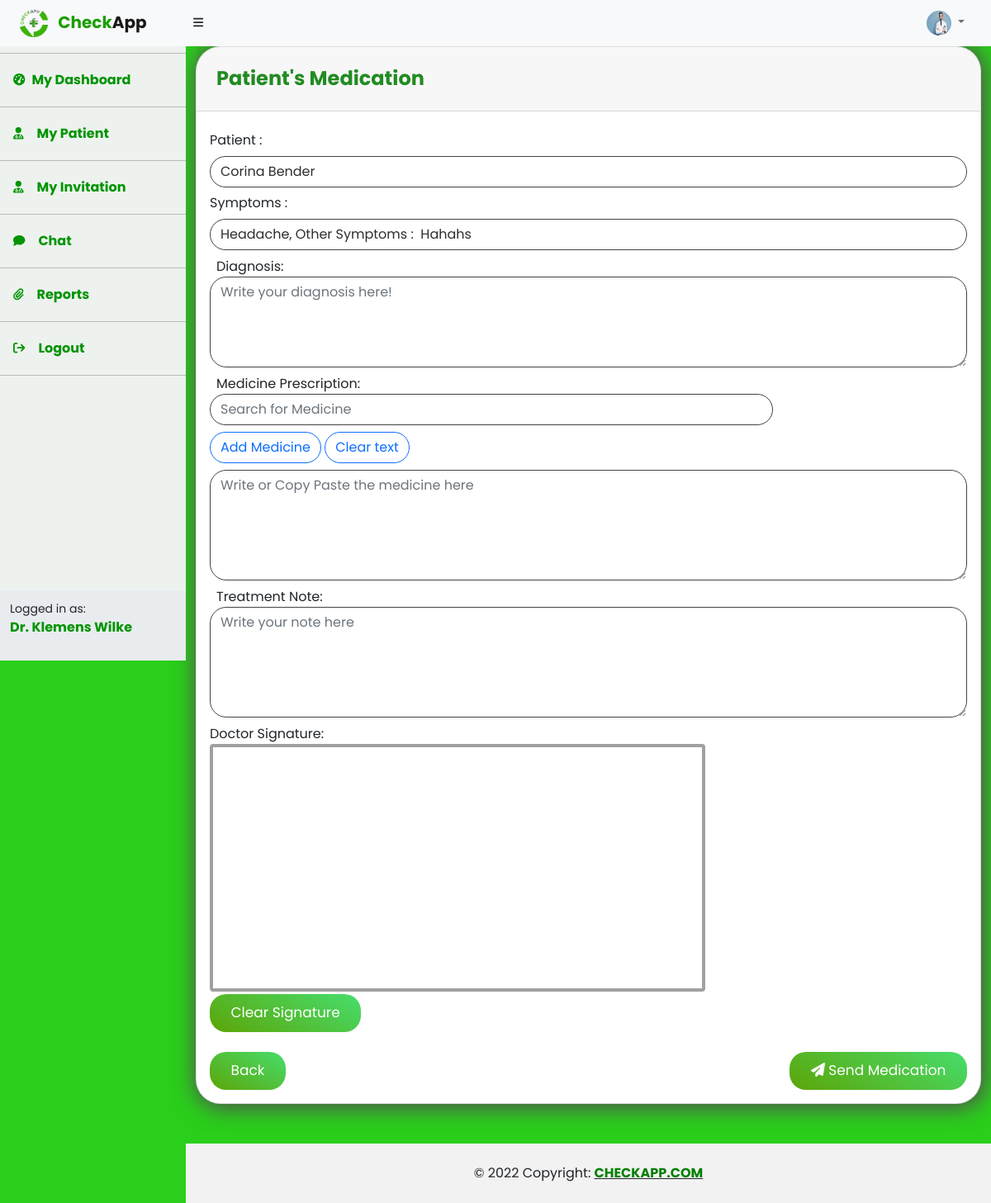
Screenshot of /Doctor-Prescription.php?id=135 (signed in) with the database file from the repository.
### tables this page shows
CREATE TABLE `doctor_record` (
  `Doctor_ID` int(11) NOT NULL,
  `FirstName` varchar(100) NOT NULL,
  `MiddleName` varchar(100) NOT NULL,
  `LastName` varchar(100) NOT NULL,
  `Medical_Specialization` varchar(50) NOT NULL,
  `Gender` varchar(50) NOT NULL,
  `Birthdate` varchar(50) NOT NULL,
  `Age` varchar(50) NOT NULL,
  `Province` varchar(50) NOT NULL,
  `City` varchar(50) NOT NULL,
  `Contact_No` varchar(20) NOT NULL,
  `Photo` varchar(200) NOT NULL,
  `Start_Time` time NOT NULL,
  `End_Time` time NOT NULL,
  `Email` varchar(100) NOT NULL,
  `Password` varchar(100) NOT NULL,
  `User_status` varchar(20) NOT NULL
);

CREATE TABLE `consultation_record` (
  `Consultation_ID` int(11) NOT NULL,
  `Patient_ID` int(11) NOT NULL,
  `Doctor_ID` int(11) NOT NULL,
  `Doctor_Name` varchar(150) NOT NULL,
  `Patient_Photo` varchar(50) NOT NULL,
  `FirstName` varchar(100) DEFAULT NULL,
  `LastName` varchar(100) DEFAULT NULL,
  `Gender` varchar(25) DEFAULT NULL,
  `Age` varchar(50) NOT NULL,
  `Symptom` varchar(1000) DEFAULT NULL,
  `Other_Symptom` varchar(500) NOT NULL,
  `AppointmentDate` datetime DEFAULT NULL,
  `Consultation_Status` int(11) NOT NULL
);

### Doctor-Prescription.php (the view, shortened to what this page needs)
<?php
include ('config.php');
$Doctor_ID = $_SESSION['Doctor_ID'];
?>
<!DOCTYPE html>
<html lang="en">
    <head>
        <link href="https://cdn.jsdelivr.net/npm/simple-datatables@latest/dist/style.css" rel="stylesheet" />
        <link href="css/styles.css" rel="stylesheet" />
        <link type="text/css" href="http://ajax.googleapis.com/ajax/libs/jqueryui/1.12.1/themes/south-street/jquery-ui.css" rel="stylesheet">
        <link rel="stylesheet" type="text/css" href="js/jquery.signature.css">
    </head>
    <body class="sb-nav-fixed" style="font-family: 'Poppins', sans-serif;">
        <nav class="sb-topnav navbar navbar-expand navbar-light bg-light">
            <a class="navbar-brand ps-3 fw-bold" href="#">
                <img class="round-circle" width="50px" height="50px" src="img/logo.png" alt="">
                <span style="color:#1c9e05;">Check</span>App
            </a>
            <button class="btn btn-link btn-sm order-1 order-lg-0 me-4 me-lg-0" id="sidebarToggle" href="#!"><i class="fas fa-bars"></i></button>
            <ul class="navbar-nav  ms-auto ms-md-0 me-3 me-lg-4">
                <li class="nav-item dropdown">
                    <a class="nav-link dropdown-toggle" id="navbarDropdown" href="#" role="button" data-bs-toggle="dropdown" aria-expanded="false">
                    <?php
                        $query = "SELECT * FROM doctor_record WHERE Doctor_ID = '$Doctor_ID'";
                        $result = mysqli_query($connect, $query);
                        while($row = mysqli_fetch_array($result)):?>
                        <img src="Doctor_uploads/<?php echo $row['Photo']; ?> " alt="" class="rounded-circle" width="30" height="30">
                    <?php endwhile; ?>
                    </a>
                </li>
            </ul>
        </nav>
        <div id="layoutSidenav">
            <?php include('includes/Doctor-sidenav.php');?>
            <div id="layoutSidenav_content">
                <main class="main">
                <div class="container-fluid">
                        <div class="col">
                            <div class="card mb-5" id="shadow" style="border-radius: 30px;">
                                    <div class="card-header">
                                        <h4 class="mt-2 px-2 py-2 fw-bold">Patient's Medication</h4>
                                    </div>
                                    <div class="card-body">
                                            <div class="row d-flex justify-content-center">
                                                <div class="col">
                                                    <form action="" method="POST" class="row" id="invite_form">
                                                    <?php
                                                        $Consultation_ID = $_GET['id'];
                                                        $query = "SELECT * FROM Consultation_record WHERE Consultation_ID = '$Consultation_ID'";
                                                        $result = mysqli_query($connect, $query);
                                                        while($row = mysqli_fetch_array($result)):?>
                                                        <div class="form-group">
                                                            <label for="recipient-name" class="col-form-label">Patient :</label>
                                                            <input type="text" class="form-control" required="true" value="<?php echo $row['FirstName']; ?> <?php echo $row['LastName']; ?>" name="Patient_Name" id="recipient-name">
                                                        </div>
                                                        <div class="form-group">
                                                            <label for="recipient-name" class="col-form-label">Symptoms :</label>
                                                            <input type="text" class="form-control" value="<?php echo $row['Symptom']; ?>, Other Symptoms :  <?php echo $row['Other_Symptom']; ?>" name="Symptoms" id="recipient-name">
                                                        </div>
                                                        <div class="form-group pt-2">
                                                            <label for="exampleFormControlTextarea1" class="label mx-2">Diagnosis:</label>
                                                            <textarea class="form-control" placeholder="Write your diagnosis here!" rows="4" required="true" name="Diagnosis" ></textarea>
                                                        </div>
                                                        <div class="form-group pt-2">
                                                            <label for="exampleFormControlTextarea1" class="label mx-2">Medicine Prescription:</label>
                                                                <div class="row">
                                                                    <div class="col-lg-9">
                                                                        <div class="autocomplete mb-2">
                                                                            <input id="input1" type="text" class="form-control"   placeholder="Search for Medicine">
                                                                        </div>
                                                                        <input type="button" class="btn btn-outline-primary mb-2" style="border-radius: 30px;" value="Add Medicine" onclick="copyValue()">
                                                                        <input type="button" class="btn btn-outline-primary mb-2" style="border-radius: 30px;" value="Clear text" onclick="document.getElementById('input1').value = ''">
                                                                    </div>
                                                                </div>
                                                                <textarea class="form-control" rows="5" required="true" placeholder="Write or Copy Paste the medicine here" name="Prescription" id="input2"></textarea>
                                                        </div>
                                                        <div class="form-group pt-2">
                                                            <label for="exampleFormControlTextarea1" class="label mx-2">Treatment Note:</label>
                                                            <textarea class="form-control" placeholder="Write your note here" rows="5" required="true" name="Treatment" id="message"></textarea>
                                                        </div>
                                                        <div class="form-group pt-2">
                                                            <label class="" for=""> Doctor Signature:</label>
                                                            <br/>
                                                            <div class="card border-4" id="sig"  ></div>
                                                            <br/>
                                                            <button class="btn1" id="clear">Clear Signature</button>
                                                        </div>
                                                        <div class="form-group pt-2 mt-3">
                                                            <a href="Doctor-dashboard.php"><button type="button"  class="btn1">Back</button></a>
                                                            <button type="submit" name="submit"  style="float:right;" class="btn1"><i class="fa fa-paper-plane" aria-hidden="true"></i> Send Medication</button>
                                                        </div>
                                                        <?php endwhile; ?>
                                                    </form>
                                                </div>
                                            </div>
                                    </div>
                                </div>
                            </div>
                    </div>
                </main>
                <?php include('includes/App-footer.php');?>
            </div>
        </div>
    </body>
</html>

### includes/Doctor-sidenav.php
<div id="layoutSidenav_nav">
    <nav class="sb-sidenav accordion sb-sidenav-light" id="sidenavAccordion">
        <div class="sb-sidenav-menu">
            <div class="nav">
                <hr class="dropdown-divider bg-dark" />
                <a id="nav-hover" href="Doctor-dashboard.php" class="nav-link fw-bold"><div class="sb-nav-link-icon"><i
                        class="fas fa-tachometer-alt"></i></div>My Dashboard</a>
                <hr class="dropdown-divider bg-dark" />
                <a  id="nav-hover" href="Doctor-patients.php" class="nav-link fw-bold"><div class="sb-nav-link-icon"><i
                        class="fa fa-user-md me-2"></i></div>My Patient</a>
                <hr class="dropdown-divider bg-dark" />
                <a  id="nav-hover" href="Doctor-MyInvitations.php" class="nav-link fw-bold"><div class="sb-nav-link-icon"><i
                        class="fa fa-user-md me-2"></i></div>My Invitation</a>
                <hr class="dropdown-divider bg-dark" />
                <a id="nav-hover" href="#" class="nav-link fw-bold"><div class="sb-nav-link-icon"><i
                        class="fa fa-comment me-2"></i></div>Chat</a>
                <hr class="dropdown-divider bg-dark" />
                <a id="nav-hover" href="#" class="nav-link fw-bold"><div class="sb-nav-link-icon"><i
                        class="fa fa-paperclip me-2"></i></div>Reports</a>
                <hr class="dropdown-divider bg-dark" />
                <a id="nav-hover" href="Doctor-logout.php" class="nav-link fw-bold"><div class="sb-nav-link-icon"><i
                        class="fa fa-sign-out me-2"></i></div>Logout</a>
                <hr class="dropdown-divider bg-dark" />
            </div>
        </div>
        <div class="sb-sidenav-footer">
            <div class="small">Logged in as:</div>
            <?php
                $query = "SELECT * FROM doctor_record WHERE Doctor_ID = '$Doctor_ID'";
                $result = mysqli_query($connect, $query);
                while($row = mysqli_fetch_array($result)):?>
                <p style="color: #019401;" class="fw-bold"> Dr. <?php echo $row['FirstName']; ?> <?php echo $row['LastName']; ?></p>
            <?php endwhile; ?>
        </div>
    </nav>
</div>

### Doctor-Prescription.php (style rules this page uses)
.kbw-signature { width: 600px; height: 300px; }

### rows the page displays
doctor_record: Photo (picture), FirstName "Klemens", LastName "Wilke"
consultation_record: Patient_Name "Corina Bender", Symptoms "Headache, Other Symptoms : Hahahs"
